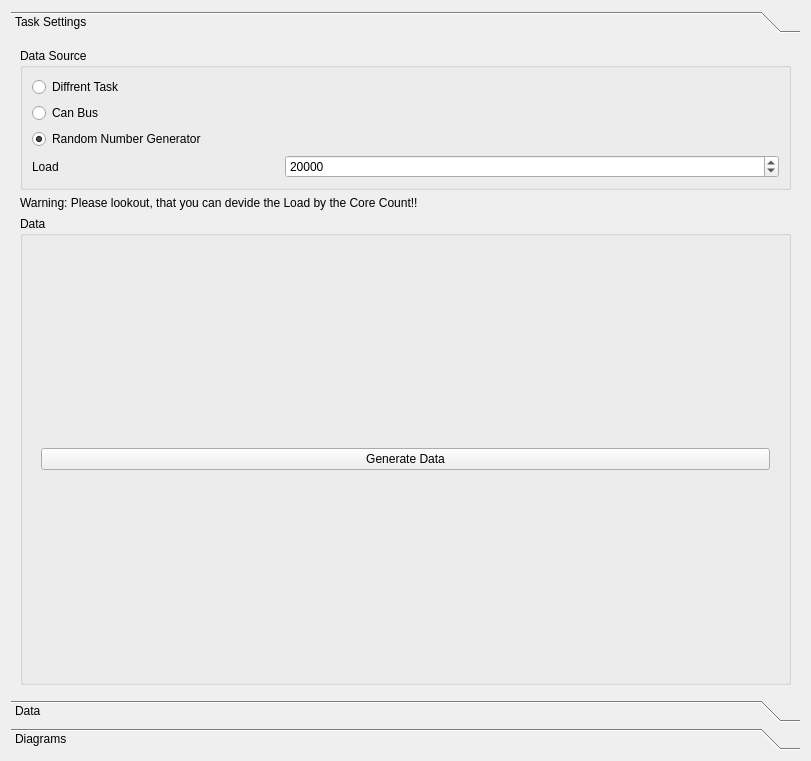
<?xml version="1.0" encoding="UTF-8"?>
<ui version="4.0">
 <class>TaskTabWidget</class>
 <widget class="QWidget" name="TaskTabWidget">
  <property name="geometry">
   <rect>
    <x>0</x>
    <y>0</y>
    <width>811</width>
    <height>761</height>
   </rect>
  </property>
  <property name="windowTitle">
   <string>TaskTabWidget</string>
  </property>
  <layout class="QHBoxLayout" name="horizontalLayout">
   <item>
    <widget class="QToolBox" name="toolBox">
     <property name="currentIndex">
      <number>0</number>
     </property>
     <widget class="QWidget" name="page_3">
      <property name="geometry">
       <rect>
        <x>0</x>
        <y>0</y>
        <width>793</width>
        <height>650</height>
       </rect>
      </property>
      <attribute name="label">
       <string>Task Settings</string>
      </attribute>
      <layout class="QGridLayout" name="gridLayout_2">
       <item row="2" column="0">
        <widget class="QGroupBox" name="DataGrupBox">
         <property name="title">
          <string>Data</string>
         </property>
         <property name="flat">
          <bool>true</bool>
         </property>
         <layout class="QHBoxLayout" name="horizontalLayout_7">
          <item>
           <widget class="QStackedWidget" name="stackedWidget">
            <property name="enabled">
             <bool>true</bool>
            </property>
            <property name="frameShape">
             <enum>QFrame::NoFrame</enum>
            </property>
            <property name="frameShadow">
             <enum>QFrame::Plain</enum>
            </property>
            <property name="currentIndex">
             <number>2</number>
            </property>
            <widget class="QWidget" name="page_4">
             <layout class="QHBoxLayout" name="horizontalLayout_8">
              <item>
               <widget class="QListView" name="DependandTasksList"/>
              </item>
             </layout>
            </widget>
            <widget class="QWidget" name="page_6">
             <layout class="QVBoxLayout" name="verticalLayout">
              <item>
               <widget class="QComboBox" name="CanAdressComboBox">
                <item>
                 <property name="text">
                  <string>Wheel Front Right</string>
                 </property>
                </item>
                <item>
                 <property name="text">
                  <string>Wheel Front Left</string>
                 </property>
                </item>
                <item>
                 <property name="text">
                  <string>Wheel Rear Right</string>
                 </property>
                </item>
                <item>
                 <property name="text">
                  <string>Wheel Rear Left</string>
                 </property>
                </item>
                <item>
                 <property name="text">
                  <string>Battery Voltage</string>
                 </property>
                </item>
                <item>
                 <property name="text">
                  <string>Acceleration Longitudal</string>
                 </property>
                </item>
                <item>
                 <property name="text">
                  <string>Acceleration Lateral</string>
                 </property>
                </item>
                <item>
                 <property name="text">
                  <string>Tempreture</string>
                 </property>
                </item>
               </widget>
              </item>
              <item>
               <widget class="QPushButton" name="ReadCanBusButton">
                <property name="text">
                 <string>Read Data from Bus</string>
                </property>
               </widget>
              </item>
             </layout>
            </widget>
            <widget class="QWidget" name="page_5">
             <layout class="QGridLayout" name="gridLayout_4">
              <item row="0" column="0">
               <widget class="QPushButton" name="GenerateDataButton">
                <property name="text">
                 <string>Generate Data</string>
                </property>
               </widget>
              </item>
             </layout>
            </widget>
           </widget>
          </item>
         </layout>
        </widget>
       </item>
       <item row="0" column="0">
        <widget class="QGroupBox" name="groupBox_4">
         <property name="title">
          <string>Data Source</string>
         </property>
         <property name="flat">
          <bool>true</bool>
         </property>
         <layout class="QGridLayout" name="gridLayout_3">
          <item row="0" column="0">
           <widget class="QRadioButton" name="DiffrentTaksRadioButton">
            <property name="text">
             <string>Diffrent Task</string>
            </property>
           </widget>
          </item>
          <item row="5" column="0">
           <widget class="QLabel" name="label">
            <property name="sizePolicy">
             <sizepolicy hsizetype="Preferred" vsizetype="Preferred">
              <horstretch>1</horstretch>
              <verstretch>0</verstretch>
             </sizepolicy>
            </property>
            <property name="text">
             <string>Load</string>
            </property>
           </widget>
          </item>
          <item row="2" column="0">
           <widget class="QRadioButton" name="RandomNumberRadioButton">
            <property name="text">
             <string>Random Number Generator</string>
            </property>
            <property name="checked">
             <bool>true</bool>
            </property>
           </widget>
          </item>
          <item row="1" column="0">
           <widget class="QRadioButton" name="CanRadioButton">
            <property name="enabled">
             <bool>true</bool>
            </property>
            <property name="text">
             <string>Can Bus</string>
            </property>
           </widget>
          </item>
          <item row="5" column="1">
           <widget class="QSpinBox" name="LoadSpinBox">
            <property name="sizePolicy">
             <sizepolicy hsizetype="Minimum" vsizetype="Fixed">
              <horstretch>2</horstretch>
              <verstretch>0</verstretch>
             </sizepolicy>
            </property>
            <property name="maximum">
             <number>1000000</number>
            </property>
            <property name="value">
             <number>20000</number>
            </property>
           </widget>
          </item>
         </layout>
        </widget>
       </item>
       <item row="1" column="0">
        <widget class="QLabel" name="WarningLabel">
         <property name="text">
          <string>Warning: Please lookout, that you can devide the Load by the Core Count!!</string>
         </property>
        </widget>
       </item>
      </layout>
     </widget>
     <widget class="QWidget" name="page">
      <property name="geometry">
       <rect>
        <x>0</x>
        <y>0</y>
        <width>793</width>
        <height>650</height>
       </rect>
      </property>
      <attribute name="label">
       <string>Data</string>
      </attribute>
      <layout class="QGridLayout" name="gridLayout">
       <item row="0" column="1">
        <widget class="QGroupBox" name="groupBox_2">
         <property name="sizePolicy">
          <sizepolicy hsizetype="Preferred" vsizetype="Preferred">
           <horstretch>1</horstretch>
           <verstretch>1</verstretch>
          </sizepolicy>
         </property>
         <property name="title">
          <string>Constants</string>
         </property>
         <property name="flat">
          <bool>true</bool>
         </property>
         <layout class="QVBoxLayout" name="verticalLayout_2">
          <item>
           <widget class="QTableView" name="ConstantTableView"/>
          </item>
          <item>
           <widget class="QPushButton" name="AddConstantButton">
            <property name="text">
             <string>Add Constant</string>
            </property>
           </widget>
          </item>
         </layout>
        </widget>
       </item>
       <item row="1" column="1">
        <widget class="QGroupBox" name="groupBox">
         <property name="title">
          <string>Execution Time</string>
         </property>
         <property name="flat">
          <bool>true</bool>
         </property>
         <layout class="QHBoxLayout" name="horizontalLayout_4">
          <item>
           <widget class="QTableView" name="ExecutionTimeTableView"/>
          </item>
         </layout>
        </widget>
       </item>
       <item row="0" column="0" rowspan="2">
        <widget class="QTableView" name="DataOfTaskTableView">
         <property name="sizePolicy">
          <sizepolicy hsizetype="Expanding" vsizetype="Expanding">
           <horstretch>2</horstretch>
           <verstretch>2</verstretch>
          </sizepolicy>
         </property>
        </widget>
       </item>
      </layout>
     </widget>
     <widget class="QWidget" name="page_2">
      <property name="geometry">
       <rect>
        <x>0</x>
        <y>0</y>
        <width>793</width>
        <height>650</height>
       </rect>
      </property>
      <attribute name="label">
       <string>Diagrams</string>
      </attribute>
      <layout class="QHBoxLayout" name="horizontalLayout_2">
       <item>
        <widget class="QTabWidget" name="tabWidget">
         <property name="currentIndex">
          <number>1</number>
         </property>
         <widget class="QWidget" name="DataDiagramm">
          <attribute name="title">
           <string>Data</string>
          </attribute>
          <layout class="QHBoxLayout" name="horizontalLayout_6"/>
         </widget>
         <widget class="QWidget" name="ExecutionTimeDiagramm">
          <attribute name="title">
           <string>Execution Times</string>
          </attribute>
          <layout class="QHBoxLayout" name="horizontalLayout_5"/>
         </widget>
        </widget>
       </item>
      </layout>
     </widget>
    </widget>
   </item>
  </layout>
 </widget>
 <resources/>
 <connections/>
</ui>
